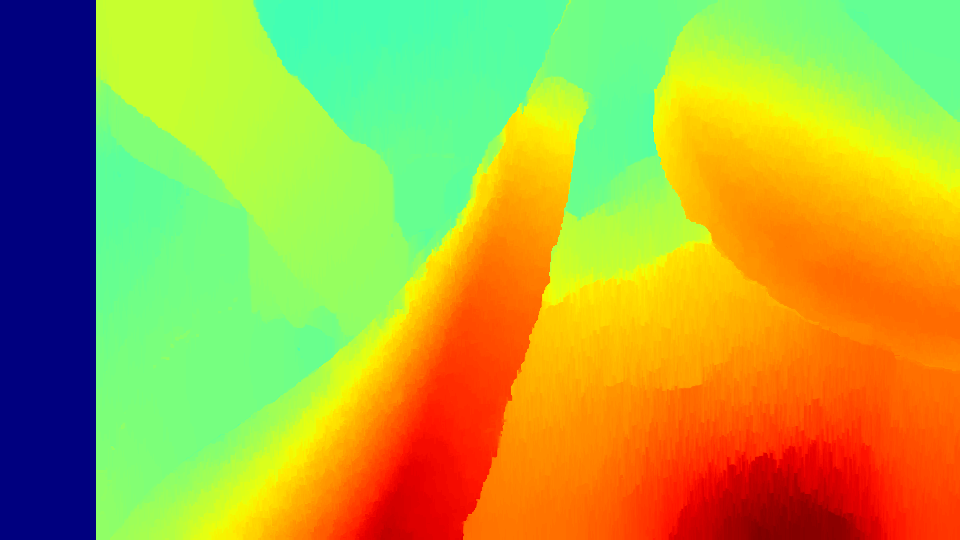
#> input picture stereo_depth_estimator/data/1/disparities/00000.png, 960 x 540 px, given as the content of the folder data/1/left/, which was not available
$ python stereo_depth_estimator_sgbm.py
#> lines starting #> are read from the running program, lines starting #| are printed output that depends on the picture; after the words box and inside, x2 and y2 are one past the last pixel; in counts of white or black regions, pixels touching at a corner belong together; pictures that were not available may be replaced by others from this repository, and a replacement may not be noted
#> in process_dataset, left_image is the input picture: shape (540, 960, 3); mean B, G, R 63.1, 172.9, 172.5
#!/usr/bin/python

import os
import cv2
import numpy as np
import matplotlib.pyplot as plt
import PIL.Image as Image
#from sklearn.preprocessing import normalize

DPI=96
DATASET = "data/1"
DATASET_LEFT = DATASET+"/left/"
DATASET_RIGHT = DATASET+"/right/"
DATASET_DISPARITIES = DATASET+"/disparities/"
DATASET_COMBINED = DATASET+"/combined/"

def process_frame(left, right, name):
#> called with name = '00000.png'
	kernel_size = 3
	smooth_left = cv2.GaussianBlur(left, (kernel_size,kernel_size), 1.5)
	smooth_right = cv2.GaussianBlur(right, (kernel_size, kernel_size), 1.5)

	window_size = 9
	left_matcher = cv2.StereoSGBM_create(
	    numDisparities=96,
	    blockSize=7,
	    P1=8*3*window_size**2,
	    P2=32*3*window_size**2,
	    disp12MaxDiff=1,
	    uniquenessRatio=16,
	    speckleRange=2,
	    mode=cv2.STEREO_SGBM_MODE_SGBM_3WAY
	)

	right_matcher = cv2.ximgproc.createRightMatcher(left_matcher)

	wls_filter = cv2.ximgproc.createDisparityWLSFilter(matcher_left=left_matcher)
	wls_filter.setLambda(80000)
	wls_filter.setSigmaColor(1.2)

	disparity_left = np.int16(left_matcher.compute(smooth_left, smooth_right))
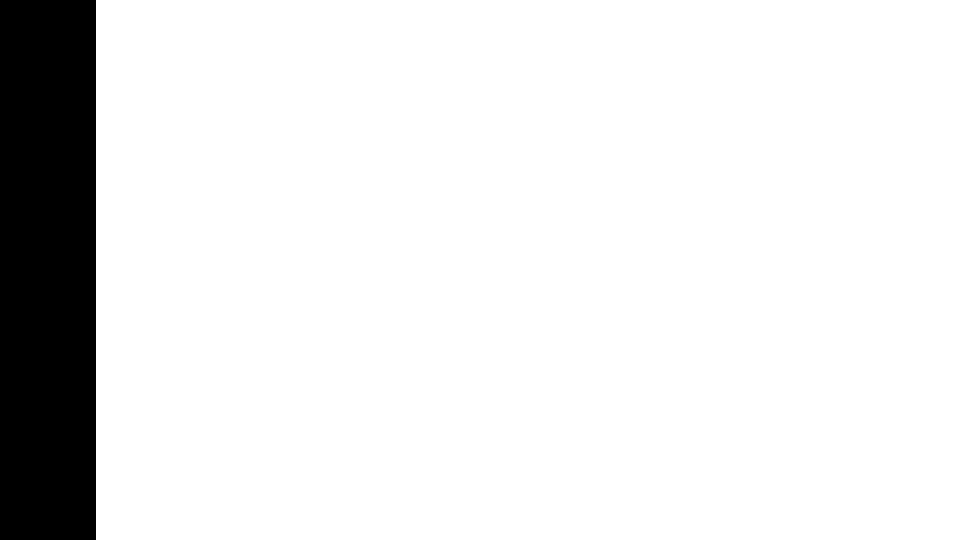
#> disparity_left: shape (540, 960) int16; values -16 (black) and 0 (white), 90% white; 1 black region, box (x1, y1, x2, y2) and area: (0, 0, 96, 540) 51840
	disparity_right = np.int16(right_matcher.compute(smooth_right, smooth_left) )
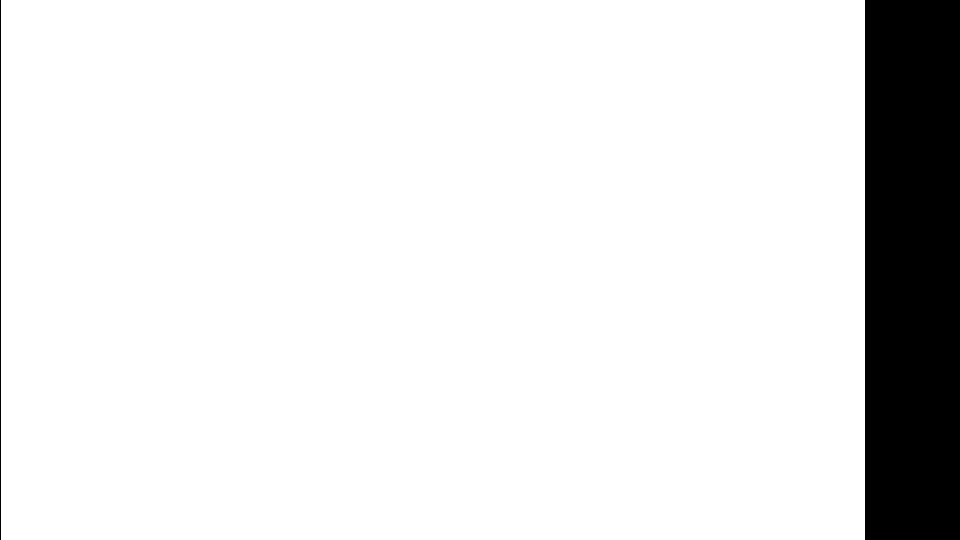
#> disparity_right: shape (540, 960) int16; values -1536 (black) and 0 (white), 90% white; 2 black regions, box (x1, y1, x2, y2) and area: (865, 0, 960, 540) 51300, (0, 0, 1, 540) 540

	wls_image = wls_filter.filter(disparity_left, smooth_left, None, disparity_right)
	wls_image = cv2.normalize(src=wls_image, dst=wls_image, beta=0, alpha=255, norm_type=cv2.NORM_MINMAX);
	wls_image = np.uint8(wls_image)

	fig = plt.figure(figsize=(wls_image.shape[1]/DPI, wls_image.shape[0]/DPI), dpi=DPI, frameon=False);
	ax = plt.Axes(fig, [0., 0., 1., 1.])
	ax.set_axis_off()
	fig.add_axes(ax)
	plt.imshow(wls_image, cmap='jet');
	cv2.imshow('ll',wls_image)
	cv2.waitKey(20) & 0xff
	print("llllll")
	plt.savefig(DATASET_DISPARITIES+name)
	plt.close()
	create_combined_output(left, right, name)

def create_combined_output(left, right, name):
#> called with name = '00000.png'
	combined = np.concatenate((left, right, cv2.imread(DATASET_DISPARITIES+name)), axis=0)
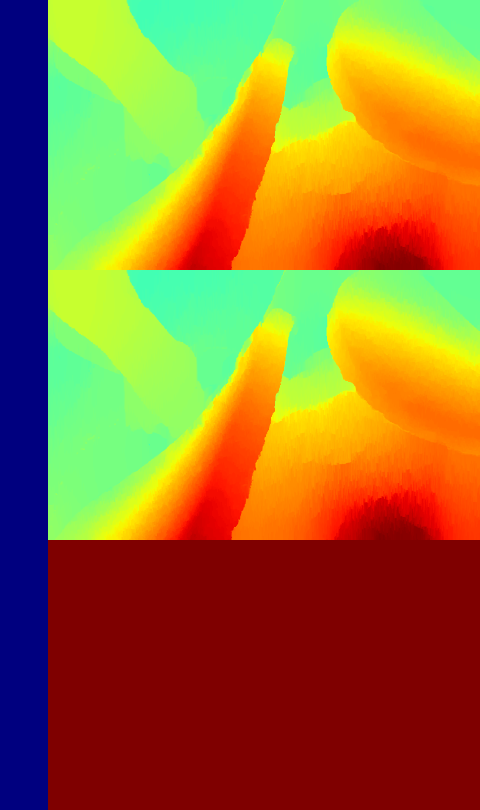
#> combined: shape (1620, 960, 3) (shown at 1/2 size); mean B, G, R 46.3, 115.2, 153.1
	cv2.imwrite(DATASET_COMBINED+name, combined)

def process_dataset():
	left_images = [f for f in os.listdir(DATASET_LEFT) if not f.startswith('.')]
	right_images = [f for f in os.listdir(DATASET_RIGHT) if not f.startswith('.')]
	assert(len(left_images)==len(right_images))
	left_images.sort()
	right_images.sort()
	for i in range(len(left_images)):
		left_image_path = DATASET_LEFT+left_images[i]
		right_image_path = DATASET_RIGHT+right_images[i]
		left_image = cv2.imread(left_image_path, cv2.IMREAD_COLOR)
		right_image = cv2.imread(right_image_path, cv2.IMREAD_COLOR)
		process_frame(left_image, right_image, left_images[i])

if __name__== "__main__":
	process_dataset()
